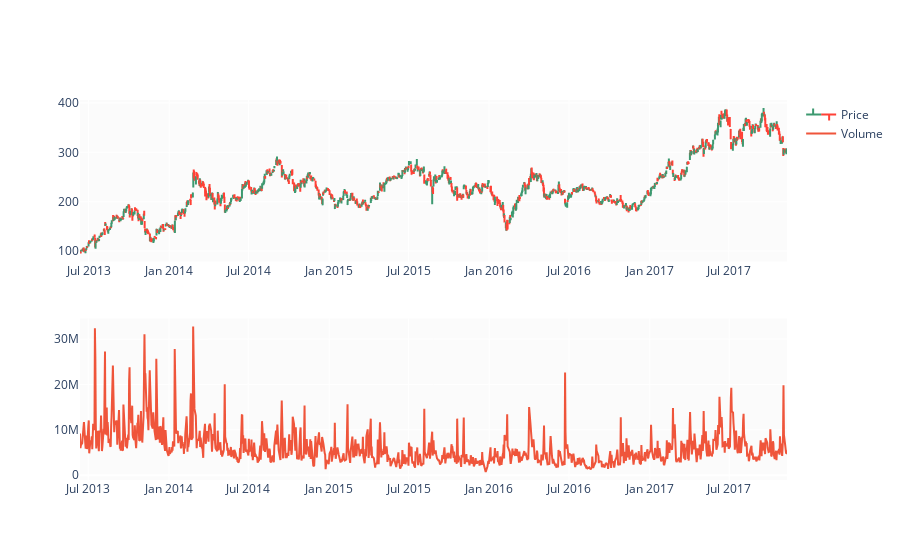

Here is the notebook cell this chart was saved with:
### Markdown cell above
### OHLC Chart

I start with drawing an OHLC (open/high/low/close) chart to get a sense of historical prices. Below OHLC I draw Volume chart which shows number of stocks traded each day. In my previous notebook (linked above) I explain importance of OHLC and Volume charts in technical analysis.

### Code cell
fig = make_subplots(rows=2, cols=1)

fig.add_trace(go.Ohlc(x=df.Date,
                      open=df.Open,
                      high=df.High,
                      low=df.Low,
                      close=df.Close,
                      name='Price'), row=1, col=1)

fig.add_trace(go.Scatter(x=df.Date, y=df.Volume, name='Volume'), row=2, col=1)

fig.update(layout_xaxis_rangeslider_visible=False)
fig.show()

### Figure 1 — Plotly figure (JSON) as saved in the notebook; plotly's stock layout.template omitted (floating-point values rounded to 4 significant figures; data arrays with more than 128 entries replaced by an {"elided": "..."} marker saying what was removed)
{"data": [{"close": {"elided": "1115 float values"}, "high": {"elided": "1115 float values"}, "low": {"elided": "1115 float values"}, "name": "Price", "open": {"elided": "1115 float values"}, "type": "ohlc", "x": {"elided": "1115 str values"}, "xaxis": "x", "yaxis": "y"}, {"name": "Volume", "type": "scatter", "x": {"elided": "1115 str values"}, "xaxis": "x2", "y": {"elided": "1115 int values"}, "yaxis": "y2"}], "layout": {"xaxis": {"anchor": "y", "domain": [0, 1], "rangeslider": {"visible": false}}, "xaxis2": {"anchor": "y2", "domain": [0, 1]}, "yaxis": {"anchor": "x", "domain": [0.575, 1]}, "yaxis2": {"anchor": "x2", "domain": [0, 0.425]}}}
